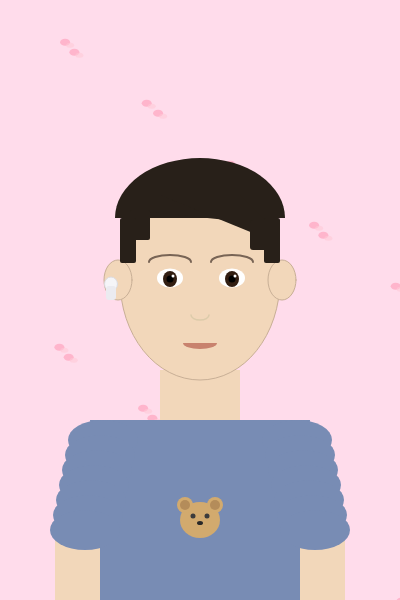
Frame 1 (no input)
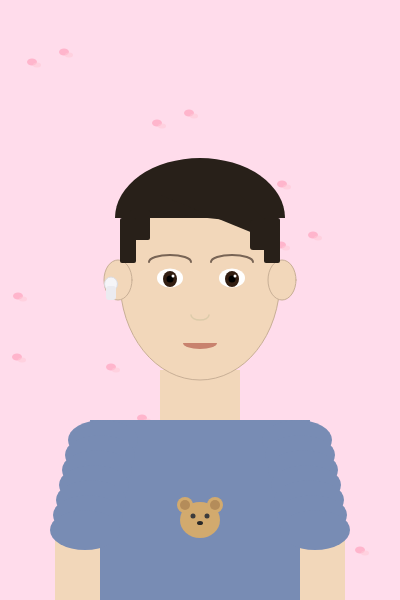
Frame 60 (no input)
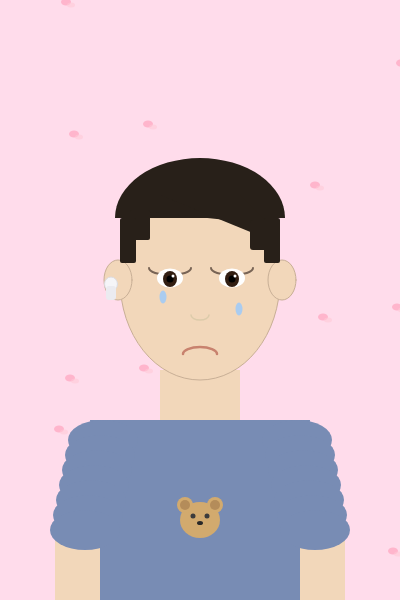
Frame 120 (the mouse pressed at the canvas centre since frame 60)

The p5.js sketch that drew these frames (run headless with seeded random() and noise() and a simulated clock; from frame 60 on, the mouse is pressed at the canvas centre):

// p5.js sketch
// ── sketch.js
/*********************************************
  1. mouse:
    - 마우스 클릭: 울기 모드 
       
  2. keyboard:
    - 스페이스바: 머리카락 색 바뀜
                 (검정 → 갈색 → 금발 → 핑크)
    - ↑ 키: 점프 (뛰어오르기)
    - ← → 키: 배경  변경 ( ↔ 바다)
*********************************************/

let crying = false;
let tearY = 285;
let hairIndex = 0;
let yOff = 0;
let jumpVel = 0;
let isJumping = false;
let bgIndex = 0;

function setup() {
  createCanvas(400, 600);
}

function draw() {
  if (bgIndex == 0) {
    background(255, 220, 235);
    noStroke();
    for (let i = 0; i < 18; i++) {
      let px = (i * 83 + frameCount * (i % 3 + 1) * 0.7) % 420 - 10;
      let py = (i * 61 + frameCount * 1.2) % 620 - 10;
      fill(255, 170, 195, 200);
      ellipse(px, py, 10, 7);
      fill(255, 200, 215, 150);
      ellipse(px + 5, py + 3, 8, 5);
    }
  } else {
    background(160, 215, 245);
    noStroke();
    fill(255, 255, 255, 210);
    let cx = sin(frameCount * 0.008) * 12;
    ellipse(80 + cx, 75, 85, 42);
    ellipse(112 + cx, 63, 62, 36);
    ellipse(52 + cx, 70, 52, 32);
    ellipse(300 - cx, 95, 92, 42);
    ellipse(335 - cx, 83, 65, 36);
    fill(70, 150, 210);
    rect(0, 480, 400, 120);
    noFill();
    stroke(255, 255, 255, 160);
    strokeWeight(2.5);
    for (let i = 0; i < 5; i++) {
      arc((i * 90 + frameCount * 2) % 500 - 60, 490, 90, 28, PI, 0);
    }
  }

  if (isJumping) {
    yOff += jumpVel;
    jumpVel += 1.2;
    if (yOff >= 0) {
      yOff = 0;
      jumpVel = 0;
      isJumping = false;
    }
  }

  if (crying) {
    tearY += 4;
    if (tearY > 360) tearY = 285;
  }

  let hr, hg, hb;
  if (hairIndex == 0) {
    hr = 40; hg = 32; hb = 25;
  } else if (hairIndex == 1) {
    hr = 101; hg = 67; hb = 33;
  } else if (hairIndex == 2) {
    hr = 215; hg = 185; hb = 60;
  } else {
    hr = 220; hg = 90; hb = 150;
  }

  fill(242, 215, 186);
  noStroke();
  rect(160, 370 + yOff, 80, 200);
  rect(55, 530 + yOff, 50, 90);
  rect(295, 530 + yOff, 50, 90);
  fill('#788CB4');
  arc(200, 420 + yOff, 220, 180, 0, PI);
  rect(100, 450 + yOff, 200, 200);
  for (let i = 0; i < 7; i++) {
    ellipse(103 - i * 3, 440 + yOff + i * 15, 70, 40);
    ellipse(297 + i * 3, 440 + yOff + i * 15, 70, 40);
  }
  fill('#D2AA6E');
  ellipse(200, 520 + yOff, 40, 36);
  ellipse(185, 505 + yOff, 16, 16);
  ellipse(215, 505 + yOff, 16, 16);
  fill('#B48C5A');
  ellipse(185, 505 + yOff, 10, 10);
  ellipse(215, 505 + yOff, 10, 10);
  fill(60);
  ellipse(193, 516 + yOff, 5, 5);
  ellipse(207, 516 + yOff, 5, 5);
  fill(40);
  ellipse(200, 523 + yOff, 6, 4);

  fill(242, 215, 186);
  stroke(200, 175, 150);
  strokeWeight(1);
  ellipse(200, 280 + yOff, 160, 200);
  ellipse(118, 280 + yOff, 28, 40);
  ellipse(282, 280 + yOff, 28, 40);
  fill(245, 245, 248);
  stroke(220, 220, 225);
  ellipse(111, 284 + yOff, 13, 14);
  noStroke();
  fill(235, 235, 240);
  rect(106, 286 + yOff, 10, 14, 3);

  noStroke();
  fill(hr, hg, hb);
  arc(200, 218 + yOff, 170, 120, PI, 0);
  quad(130, 210 + yOff, 160, 195 + yOff, 240, 195 + yOff, 275, 225 + yOff);
  quad(160, 195 + yOff, 240, 195 + yOff, 265, 220 + yOff, 270, 240 + yOff);
  rect(250, 220 + yOff, 22, 30, 3);
  rect(130, 210 + yOff, 20, 30, 2);
  rect(120, 218 + yOff, 16, 45, 2);
  rect(264, 218 + yOff, 16, 45, 2);
  noFill();
  stroke(120, 100, 85);
  strokeWeight(2);
  if (crying) {
    arc(170, 268 + yOff, 42, 14, 0, PI);
    arc(232, 268 + yOff, 42, 14, 0, PI);
  } else {
    arc(170, 262 + yOff, 42, 14, PI, 0);
    arc(232, 262 + yOff, 42, 14, PI, 0);
  }

  fill(255);
  noStroke();
  ellipse(170, 278 + yOff, 26, 19);
  ellipse(232, 278 + yOff, 26, 19);
  fill(50, 30, 18);
  ellipse(170, 279 + yOff, 14, 16);
  ellipse(232, 279 + yOff, 14, 16);
  fill(0);
  ellipse(170, 279 + yOff, 7, 7);
  ellipse(232, 279 + yOff, 7, 7);
  fill(255);
  ellipse(173, 276 + yOff, 3, 3);
  ellipse(235, 276 + yOff, 3, 3);

  if (crying) {
    fill(150, 200, 255, 200);
    noStroke();
    ellipse(163, tearY + yOff, 7, 13);
    ellipse(239, tearY + 12 + yOff, 7, 13);
  }

  noFill();
  stroke('#DCCBAA');
  strokeWeight(1.5);
  arc(200, 315 + yOff, 18, 10, 0, PI);

  strokeWeight(2.5);
  if (crying) {
    stroke('#C8826E');
    noFill();
    arc(200, 354 + yOff, 34, 14, PI, 0);
  } else {
    fill('#C8826E');
    noStroke();
    arc(200, 343 + yOff, 34, 12, 0, PI);
  }
}

function mousePressed() {
  crying = !crying;
  tearY = 285;
}

function keyPressed() {
  if (key == ' ') {
    hairIndex = hairIndex + 1;
    if (hairIndex > 3) hairIndex = 0;
  }
  if (keyCode == UP_ARROW && !isJumping) {
    isJumping = true;
    jumpVel = -20;
  }
  if (keyCode == LEFT_ARROW) {
    bgIndex = bgIndex - 1;
    if (bgIndex < 0) bgIndex = 1;
  }
  if (keyCode == RIGHT_ARROW) {
    bgIndex = bgIndex + 1;
    if (bgIndex > 1) bgIndex = 0;
  }
}
